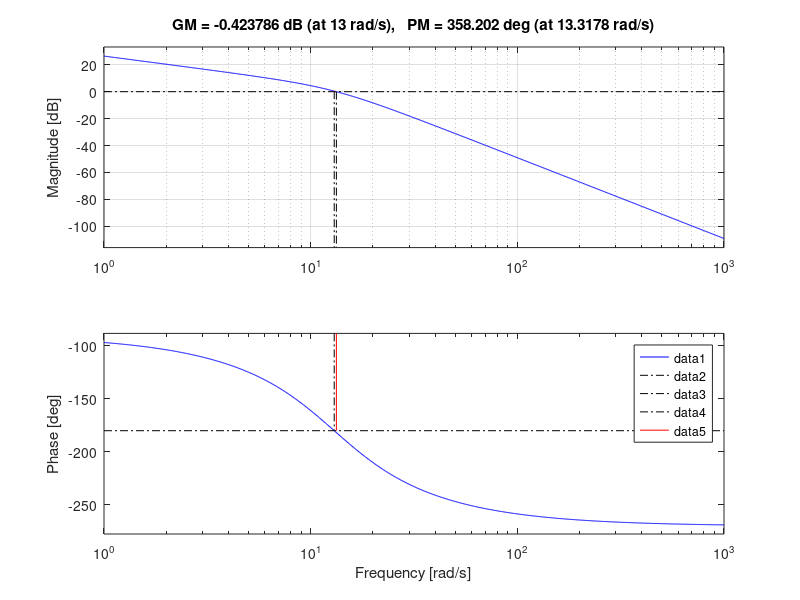

Here is the MATLAB script that generated this plot: (Note: this script raises an error after producing the figure.)
clear; close all;

%{
L'obiettivo del problema è quello di modulare i parametri richiesti per 
sagomare una nuova funzione di anello in modo che essa abbia i valori di
progetto. Lavorerò in una logia ex-ante per poi operare delle verifiche 
finali dopo le quali, se la traccia non è stata rispettata, si potranno 
operare delle modifiche ai valori scelti fino al raggiungimento del
risultato.
%}

% Definisco la variabile che conterrà la funzione di trasferimento

s = zpk('s');
G = 169/(s*(s^2+20*s+169));

%{ 
Dopo aver calcolato il range di valori che il guadagno statico 
può assumere in modo che l'errore sull'uscita, per un disturbo di carico 
a gradino, sia inferiore al 5%, scelgo un valore
C pari a 21. Tramite il comando series costruisco la funzione di
anello che è data dalla serie (detta anche cascata) della funzione di
trasferimento data e il controllore.
%} 
C = 21; % k = 21
L_iniziale = series(C,G);
L_iniziale

%{
Tramite il comando margin, verifico i valori parametri wc, ovvero la pulsazione 
di attraversamento, e la fase che chiamo phi 
%}
figure(1);
margin(L_iniziale);
grid;
legend;

%{
Ottengo un wc = 13.3 rad/s e phi = -1.8° dunque la funzione d'anello non BIBO 
stabile per il criterio di Bode.
Dunque l'algoritmo di controllo dovrà stabilizzare in retroazione il 
sistema oltre che rispettare le specifiche legate alla precisione dinamica.
%}

%{
Il picco di risonanza è definito come il massimo assoluto del diagramma dei
moduli della risposta in frequenza e per essere minore o uguale a 3db devo
calcolare lo smorzamento critico ovvero quel valore che corrisponde
ad un picco di 3dB. Posso compiere il calcolo attraverso la funzione
smorz_Mr
%}
delta_cr = smorz_Mr(3);

%{ 
Ottengo che lo smorzamento critico è pari a 0.3832. Di conseguenza, sapendo
che il margine di fase è 100 volte il valore dello smorzamento critico,
esso sarà pari all'incirca a 39°. 
%}

%{
Considerando il fatto che la pulsazione di attarversamento è un minorante 
della banda passante, dopo vari tentativi, concludo che è buon valore a cui 
porla è 6.3 rad/s.
Procedo ora a calcolare i valori della funzione di anello tenendo in 
considerazione la nuova pulsazione e ottengo così i valori di modulo e fase
%}
wc = 6.3;
[modulo,fase] = bode(L_iniziale,wc);
modulo
fase
margine_fase_iniziale = 180-abs(fase)

%{ 
Ottengo un valore del modulo maggiore di 1 e l'argomento negativo.
Avrò che il margine di fase iniziale, pari a 180-abs(argomento), 
sarà 45.7428° ovvero maggiore del margine di fase richiesto che è 39°. 
In aggiunta, poichè picco di risonanza e smorzamento sono 
inversamente proporzionali, per mantenerlo al di sotto dei 3 dB allora
il margine di fase deve essere al di sopra del valore critico e cioè
maggiore di 39°. 
Ho dunque bisogno di introdurre una rete correttrice detta "attenuatrice"
che, nell'intorno della pulsazione di attraversamento scelta attenua il
modulo mentre lascia intatta (o modifica di poco) la fase.
La rete attenuatrice opera ponendo sul diagramma delle frequenze della
funzione di anello un polo prima ed uno zero dopo nella regione di bassa
frequenza.

Tale rete è descritta da una funzione di trasferimento del tipo
    C_lead(s) = (1+s*tauz)/(1+s*taup) 
dove taup è la costante di tempo del polo e tauz è la costante di tempo
dello zero; entrambe devono essere maggiori di zero.
La rete dovrà dunque mantenere quasi inalterato il margine di fase.
Prendo dunque come riferimento per il progetto un angolo theta pari a -1.7428°
 %}
theta = 44 - margine_fase_iniziale;
theta

% La variabile m rappresenza l'attenuazione necessaria per far recuperare 
% il valore unitario della funzione di anello
m=1/modulo;
m

%{ 
Provo a costruirmi la rete corretrice e verifico in particolare il segno
dei due fattori tauz e taup
%}
[tauz,taup] = generica(wc,m,theta);
taup
tauz

%{
Ottengo due valori taup e tauz positivi per cui ho ottenuto una rette
corretrice corretta. 
Tuttavia, per verificare la correttezza della rete ottenuta, procedo a
graficare la nuova rete ottenuta tramite un'analisi detta ex-post.
In particolare, chiamo C_lead la f.d.t della rete anticipatrice da mettere 
in cascata prima con il controllore e poi con la funzione di trasferimento 
della rete di partenza.
%}

% Calcolo la funzione di trasferimento della rete anticipatrice
C_lead = (1+s*tauz)/(1+s*taup);
C_lead

% Calcolo la funzione della cascata fra f.d.t. della rete anticipatrice e
% il controllore
C_finale = series(C,C_lead);
C_finale

% Calcolo la funzione di anello finale che descrive la rete
L_finale = series(C_finale,G);
L_finale

%{
 Rappresento la funzione di anello finale ottenuta. Ho ottenuto che il
 sistema risulta essersi stabilizzato per il criterio di Bode.
%}
figure(2);
margin(L_finale);
grid;
legend;

%{
Rappresento sovrapposte le funzioni di anello iniziale e quella
compensata per evidenziarne le differenze.
%}

figure(3);
margin(L_finale);
hold on;
margin(L_iniziale);
legend;

%{
Tramite il comando feedback procedo a calcolare la funzione di
trasferimento della retroazione tramite la quale posso verificare
graficamente che il picco di risonanza è minore di 3 db
%}
T = feedback(L_finale,1);
T
figure(4);
bodemag(T);
grid;
legend;

%{
Oltre che ad una verifica grafica, posso ricorrere ad una verifica numerica
dei valori ricercati: tramite la funzione mag2db ottengo che il valore del 
picco di risonanza è 2.8756 db(dunque al di sotto di 3db) e tramite il
comando bandwidth ottengo che la pulsazione è pari a 11.6129, dunque
perfettamente in linea con la fascia richiesta fra 6 e 13 rad/sec
%}
picco_risonanza = mag2db(getPeakGain(T));
picco_risonanza

pulsazione_banda_passante = bandwidth(T);
pulsazione_banda_passante

